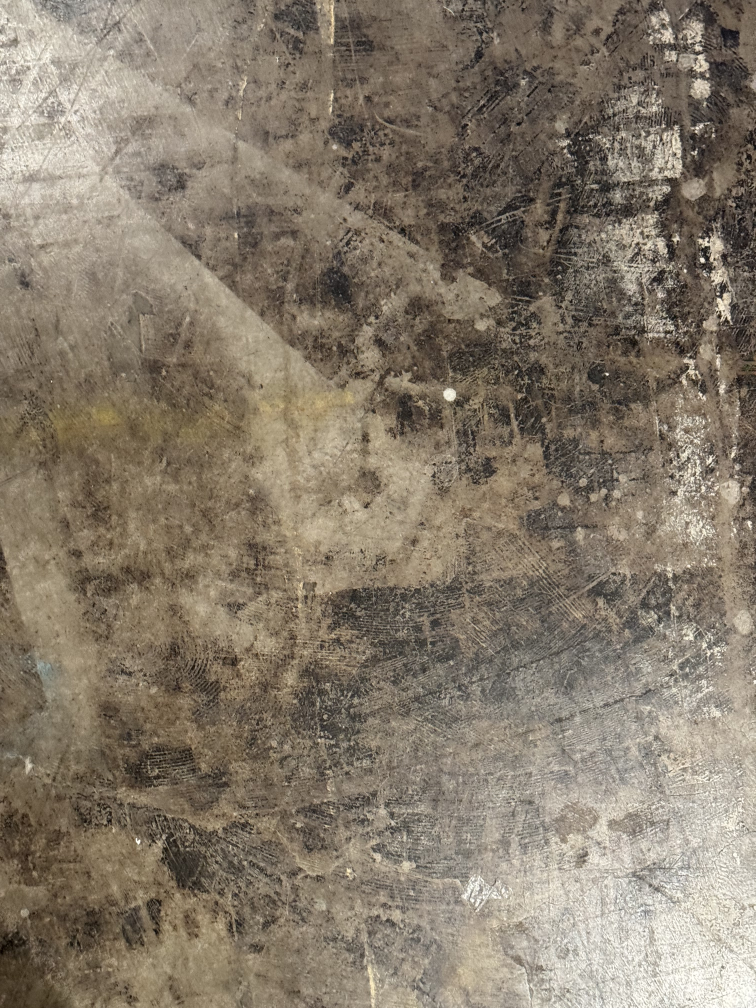
#> input picture StitchTesting/IMG_2975.jpg, 3024 x 4032 px (shown at 1/4 size); its folder holds 4 pictures in this run
$ python stitchTest.py
#> lines starting #> are read from the running program, lines starting #| are printed output that depends on the picture
"""
Minimal OpenCV Stitcher smoke test: load sequential JPGs, stitch, save pano.

There is no "direction of travel" input to Stitcher: it aligns frames from
feature matches + estimated transforms. Portrait vs landscape does not confuse
it by itself. For phone-pointed-down walking (mostly translation over a floor),
Stitcher_SCANS often behaves better than the default PANORAMA (rotation-heavy).

If the mosaic looks scrambled, verify filenames sort in true capture order; if
your walk was opposite that order, set REVERSE_CAPTURE_ORDER = True.

Incremental mode (INCREMENTAL_STITCH=True) merges one frame at a time into a
growing master, similar to a running sum. That matches a drone that wants a
mosaic during flight and can drop each source frame after a successful merge.
Caveats: OpenCV still runs matching on the whole master each step, so later
steps can get slower as the canvas grows; error drift can differ from one-shot
batch stitch. The master image itself grows in memory — you save retaining N
full frames, not necessarily total RAM. Pairwise stitch([master, new]) often
fails once master is already a blended mosaic (Stitcher_ERR_NEED_MORE_IMGS is
common); batch sees all raw overlaps at once. Use FALLBACK_TO_BATCH_ON_INCREMENTAL_FAIL
or keep batch on the drone / ground station. Other latency ideas: stitch every
K frames in a short sliding window, stream frames to a laptop, or estimate
homographies only between consecutive raw frames and accumulate on a canvas.

Hierarchical / "2048" pairing (merge 1+2 and 3+4, then merge those two mosaics):
first-level pairs are raw+raw and can work, but the next level merges two
already-blended images — the same weakness as incremental master+raw. So a
merge tree does not fix Stitcher's composite problem; it adds complexity for
little gain unless you redesign around transforms on a canvas (not nested
Stitcher calls on mosaics).

Image size: Stitcher does not require all inputs to have the same width/height.
A growing output canvas and slight skew vs the phone frame are normal; that is
not what breaks pairwise composite stitching.

Performance (speed): dominant levers are fewer pixels (lower MAX_LONG_EDGE),
fewer frames (FRAME_STRIDE > 1 for a coarse map), and SCANS mode for nadir.
OpenCV's seam stage requires 3-channel images; true 1-channel inputs fail.
USE_LUMINANCE_ONLY converts BGR to gray then GRAY2BGR so stitching stays 3-channel
but uses luminance only (closer to your crater detector's grayscale path and
sometimes a bit steadier on low-texture pavement). Re-test quality if you enable it.
On Linux/Jetson, try re-enabling OpenCL (remove setUseOpenCL(False)) if stable.
"""
from pathlib import Path

import cv2

# Avoid OpenCL path on some Windows/GPU setups (CL_OUT_OF_RESOURCES during stitch).
cv2.ocl.setUseOpenCL(False)

HERE = Path(__file__).resolve().parent
OUT_NAME = "stitch_pano.jpg"
# Cap longest edge before stitch (largest speed lever; try 720 for coarse-only mosaics).
MAX_LONG_EDGE = 1080

# Use every Nth frame (1 = all). N>1 speeds stitching when overlap is very high.
FRAME_STRIDE = 1

# BGR -> gray -> GRAY2BGR (Stitcher requires 3 channels; plain grayscale Mat will crash).
USE_LUMINANCE_ONLY = False

# If overlap direction seems inverted vs how files sort, flip the sequence.
REVERSE_CAPTURE_ORDER = False

# True: merge frame-by-frame into a master (drone-style). False: one batch stitch.
INCREMENTAL_STITCH = False

# Pairwise stitch(master, new) often fails once the master is already a blend; OpenCV
# expects fresh views. If incremental fails, optionally run one batch stitch on all frames.
FALLBACK_TO_BATCH_ON_INCREMENTAL_FAIL = True

# cv2.Stitcher_SCANS: planar / scan-like motion (good first try for nadir walking).
# cv2.Stitcher_PANORAMA: rotating-camera panoramas (OpenCV default).
STITCH_MODE = (
    cv2.Stitcher_SCANS if hasattr(cv2, "Stitcher_SCANS") else getattr(cv2, "Stitcher_PANORAMA", 0)
)


def resize_to_max_long_edge(img, max_long: int):
    h, w = img.shape[:2]
    long = max(h, w)
    if long <= max_long:
        return img
    scale = max_long / long
    new_w = max(1, int(round(w * scale)))
    new_h = max(1, int(round(h * scale)))
    return cv2.resize(img, (new_w, new_h), interpolation=cv2.INTER_AREA)


def preprocess_for_stitch(img):
    """Resize, optional luminance-only 3-channel (Stitcher seam finder requires 3 ch)."""
    out = resize_to_max_long_edge(img, MAX_LONG_EDGE)
    if USE_LUMINANCE_ONLY and len(out.shape) == 3 and out.shape[2] == 3:
        g = cv2.cvtColor(out, cv2.COLOR_BGR2GRAY)
        out = cv2.cvtColor(g, cv2.COLOR_GRAY2BGR)
    return out


def list_jpg_paths(folder: Path) -> list[Path]:
    skip = {OUT_NAME.casefold()}
    return sorted(
        (
            p
            for p in {q.resolve(): q for q in folder.glob("*.jpg")}.values()
            if p.name.casefold() not in skip
        ),
        key=lambda p: p.name.lower(),
    )


def load_images_from_paths(paths: list[Path]) -> list:
    images = []
    for p in paths:
        im = cv2.imread(str(p))
        if im is None:
            raise SystemExit(f"Could not read: {p}")
        images.append(im)
    return images


def dummy_release_frame(path: Path, index: int, total: int) -> None:
    """Drone hook: free source buffer / delete file after merge. No-op for local testing."""
    print(f"  [dummy] release frame after merge: {path.name} ({index + 1}/{total})")


def make_stitcher(mode):
    if hasattr(cv2, "Stitcher"):
        return cv2.Stitcher.create(mode)
    # OpenCV 3.x: no mode selector in createStitcher; uses panorama-style path.
    return cv2.createStitcher(False)


def stitch_mode_label():
    scans = getattr(cv2, "Stitcher_SCANS", None)
    pano = getattr(cv2, "Stitcher_PANORAMA", 0)
    if scans is not None and STITCH_MODE == scans:
        return "SCANS"
    if STITCH_MODE == pano:
        return "PANORAMA"
    return f"mode_{STITCH_MODE}"


def prepare_paths(folder: Path) -> list[Path]:
    paths = list_jpg_paths(folder)
    if not paths:
        raise SystemExit(f"No .jpg images in {folder}")
    if REVERSE_CAPTURE_ORDER:
        paths.reverse()
        print("Reversed frame order (REVERSE_CAPTURE_ORDER=True)")
    if FRAME_STRIDE > 1:
        paths = paths[::FRAME_STRIDE]
        print(f"FRAME_STRIDE={FRAME_STRIDE}: using {len(paths)} frames after subsampling")
    return paths


# [10 lines left out: function stitch_status_name, not called in this run]


def stitch_batch(stitcher, imgs: list):
    ok = getattr(cv2, "Stitcher_OK", 0)
    status, pano = stitcher.stitch(imgs)
    return pano, status, ok


# [31 lines left out: function stitch_incremental, not called in this run]


def main():
    paths = prepare_paths(HERE)
    print(f"Found {len(paths)} images in {HERE}")
    print(
        f"Stitch mode: {stitch_mode_label()} ({STITCH_MODE}), incremental={INCREMENTAL_STITCH}, "
        f"luminance_only={USE_LUMINANCE_ONLY}, max_long_edge={MAX_LONG_EDGE}"
    )

    stitcher = make_stitcher(STITCH_MODE)
    ok = getattr(cv2, "Stitcher_OK", 0)

    if INCREMENTAL_STITCH:
        pano, status, detail = stitch_incremental(stitcher, paths)
        if status != ok:
            print(
                f"Incremental stitch failed at merge step {detail}: "
                f"{stitch_status_name(status)} ({status})"
            )
            if not FALLBACK_TO_BATCH_ON_INCREMENTAL_FAIL:
                return 1
            print("Falling back to batch stitch on all frames (see FALLBACK_TO_BATCH_ON_INCREMENTAL_FAIL).")
            imgs = load_images_from_paths(paths)
            for i, im in enumerate(imgs):
                before = im.shape[:2]
                imgs[i] = preprocess_for_stitch(im)
                after = imgs[i].shape[:2]
                if before != after:
                    print(
                        f"  {i + 1}: resize {before[1]}x{before[0]} -> {after[1]}x{after[0]} "
                        f"(max long edge {MAX_LONG_EDGE})"
                    )
                else:
                    print(f"  {i + 1}: {after[1]}x{after[0]} (already <= {MAX_LONG_EDGE}px long edge)")
            pano, status, _ = stitch_batch(stitcher, imgs)
            if status != ok:
                print(f"Batch stitch also failed: {stitch_status_name(status)} ({status})")
                return 1
    else:
        imgs = load_images_from_paths(paths)
#> in load_images_from_paths, im is the input picture: shape (4032, 3024, 3); mean B, G, R 106.8, 122.5, 133.8
        print(f"Loaded {len(imgs)} images (batch path)")
        for i, im in enumerate(imgs):
            before = im.shape[:2]
            imgs[i] = preprocess_for_stitch(im)
            after = imgs[i].shape[:2]
            if before != after:
                print(
                    f"  {i + 1}: resize {before[1]}x{before[0]} -> {after[1]}x{after[0]} "
                    f"(max long edge {MAX_LONG_EDGE})"
                )
            else:
                print(f"  {i + 1}: {after[1]}x{after[0]} (already <= {MAX_LONG_EDGE}px long edge)")
#> this loop made 4 passes
#> pass 1, in preprocess_for_stitch, `out = resize_to_max_long_edge(img, MAX_LONG_EDGE)`:
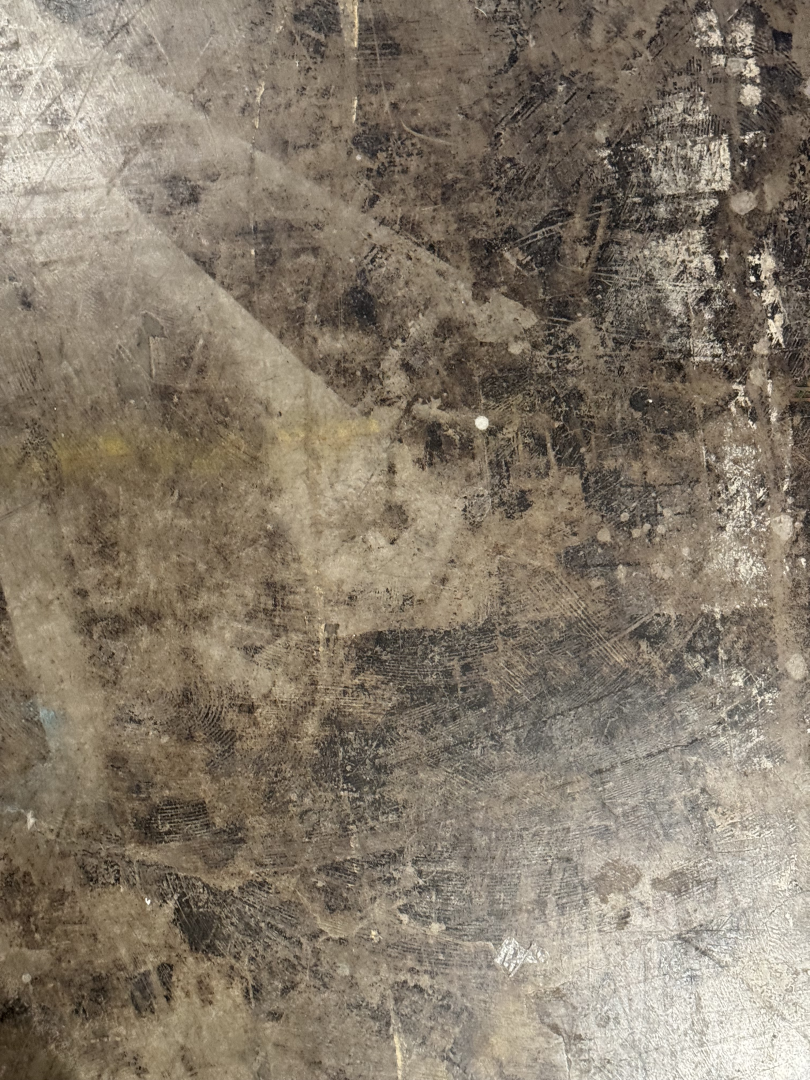
#> out: shape (1080, 810, 3); mean B, G, R 106.8, 122.5, 133.8
#> pass 2, in preprocess_for_stitch (call 2), `out = resize_to_max_long_edge(img, MAX_LONG_EDGE)`:
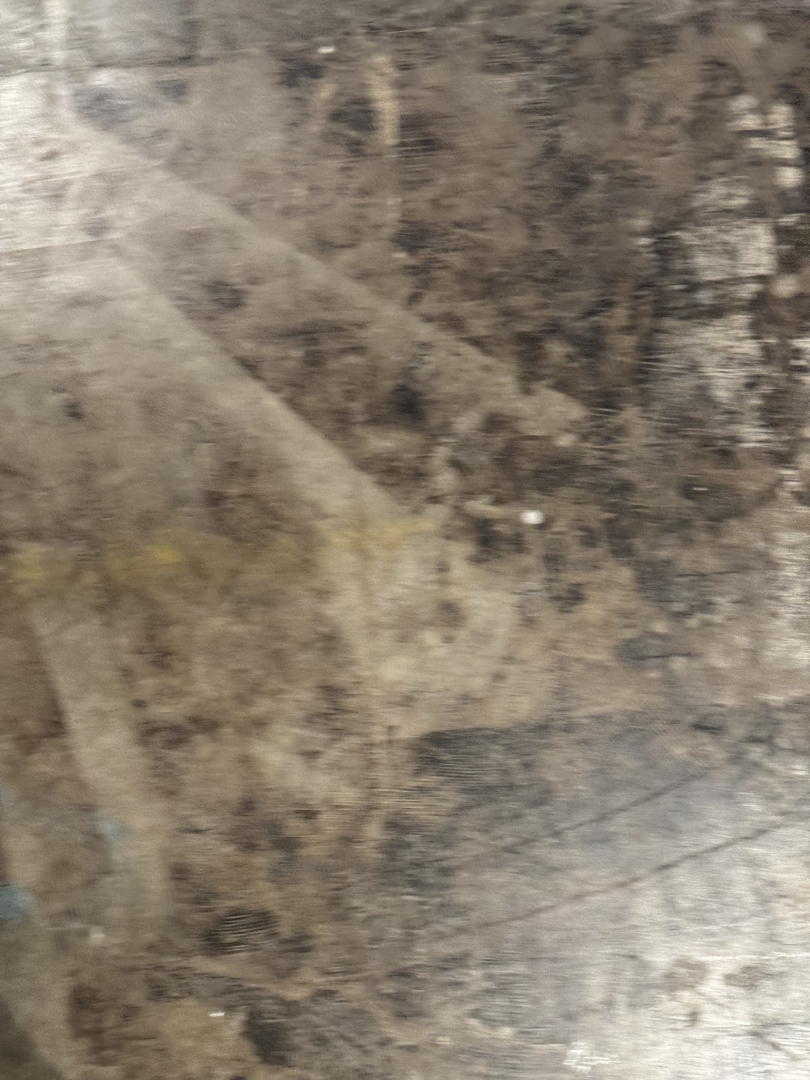
#> out: shape (1080, 810, 3); mean B, G, R 111.3, 126.3, 137.5
#> pass 3, in preprocess_for_stitch (call 3), `out = resize_to_max_long_edge(img, MAX_LONG_EDGE)`:
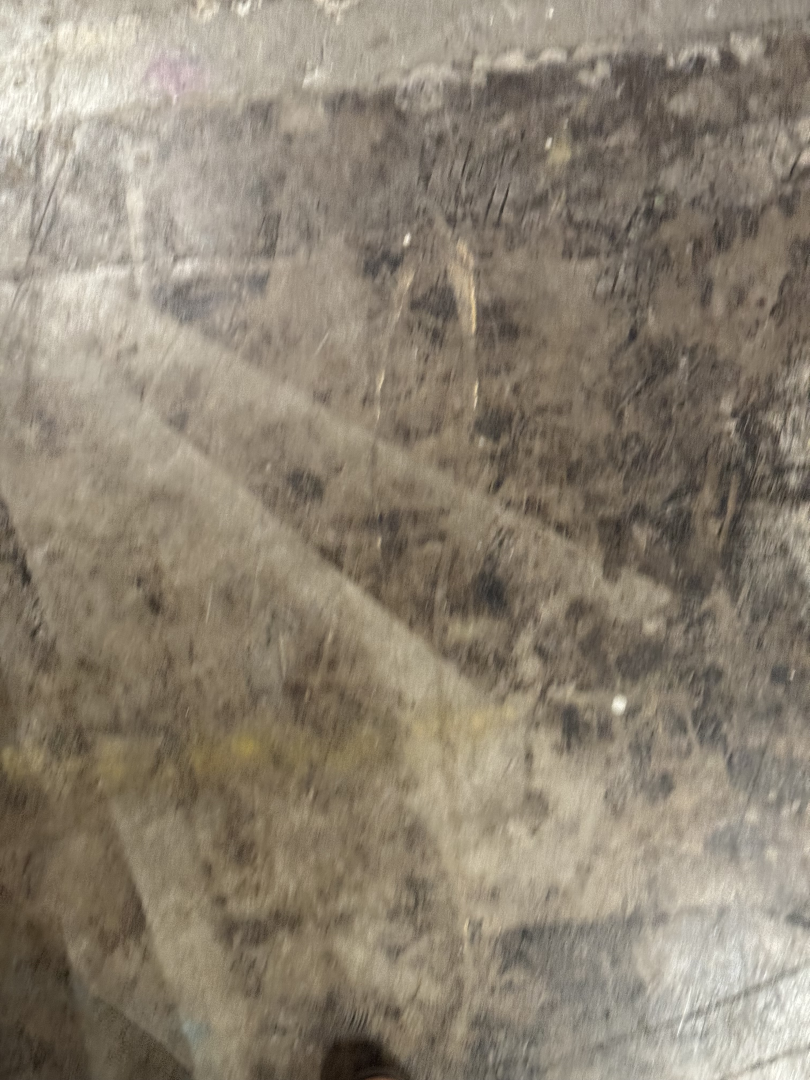
#> out: shape (1080, 810, 3); mean B, G, R 114.4, 130.5, 141
        pano, status, ok_ref = stitch_batch(stitcher, imgs)
#> in stitch_batch, `status, pano = stitcher.stitch(imgs)`:
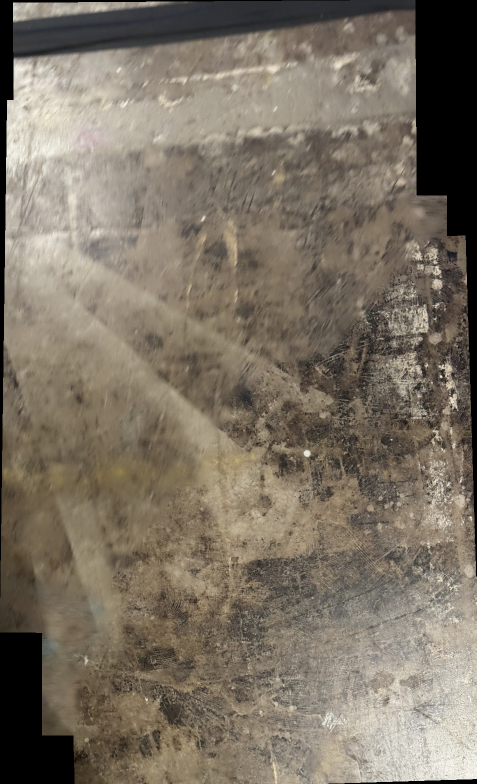
#> pano: shape (1568, 953, 3) (shown at 1/2 size); mean of channels 0, 1, 2 100.3, 114.2, 123.9; drawn as B, G, R
        if status != ok_ref:
            print(f"Stitch failed, status={status} (expected {ok_ref} = OK)")
            return 1

    out_path = HERE / OUT_NAME
    cv2.imwrite(str(out_path), pano)
    print(f"Wrote {out_path} shape={pano.shape}")
#| Wrote StitchTesting/stitch_pano.jpg shape=(1568, 953, 3)
    return 0


if __name__ == "__main__":
    raise SystemExit(main())
#> (the program exits here)
